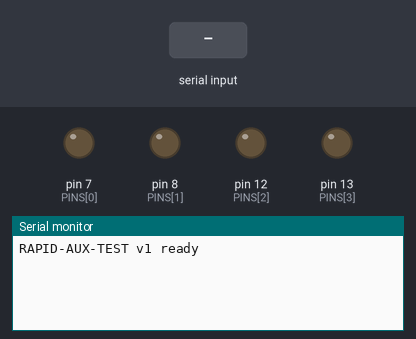
Simulated run of this sketch. Board: Arduino Uno, built with avr-gcc and run on an emulated ATmega328P. Parts: output pins drawn as LEDs (lit = HIGH), the last lines printed to the serial monitor. Inputs (shaded band) come from the test bench.

Above: at 1.2 s.
1.3 s: "*IDN?\n" received over Serial
At 1.8 s:
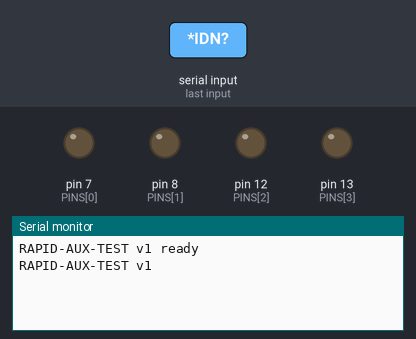
2.8 s: "STAT?\n" received over Serial
At 4.0 s:
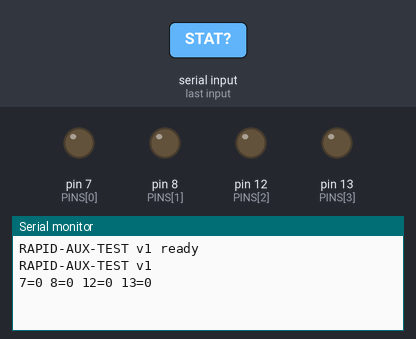
4.3 s: "ALL 0\n" received over Serial
At 5.3 s:
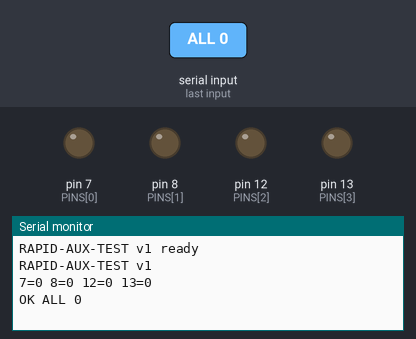

The sketch:

aux_test.ino
```cpp
/*
  RAPID aux output bench test
  ===========================

  Drives D7, D8, D12 and D13 individually so each can be metered against GND.
  Intended for checking that a 5 V AVR board (Uno, Nano, Mega, Metro 328) can
  stand in for the PCI-DAS6030 AUXPORT lines that carry the vacuum controls.

  Boot state
  ----------
  AVR pins come up high-impedance and stay that way until pinMode() runs. On a
  board with the stock bootloader that window is one to two seconds after every
  reset -- and opening the USB serial port asserts DTR, which resets the board.
  So every managed pin is driven LOW here before anything else, and the PORT
  latch is cleared before the driver is enabled so the pin cannot glitch high
  on the way.

  This matters beyond the bench: on the real system a floating line during that
  window is what decides whether a reset drops the sample. Pull-downs (or
  pull-ups, whichever corresponds to "safe" at the vacuum box) belong on the
  wiring, not in the sketch.

  Protocol
  --------
  115200 8N1, newline terminated. Every command answers exactly one line.

    *IDN?           -> RAPID-AUX-TEST v1
    PIN <n> <0|1>   -> OK <n> <0|1>          n in {7, 8, 12, 13}
    ALL 0           -> OK ALL 0              every managed pin low
    STAT?           -> 7=0 8=0 12=0 13=0

  Anything else answers ERR and changes no pin.

  Note that D13 also drives the board's onboard LED, which is useful here: it
  gives visual confirmation alongside the meter reading.
*/

const uint8_t PINS[] = {7, 8, 12, 13};
const uint8_t N_PINS = sizeof(PINS) / sizeof(PINS[0]);

const unsigned long BAUD = 115200;

char line[24];
uint8_t lineLen = 0;

bool isManaged(long pin) {
  for (uint8_t i = 0; i < N_PINS; i++) {
    if ((long)PINS[i] == pin) return true;
  }
  return false;
}

void allLow() {
  for (uint8_t i = 0; i < N_PINS; i++) digitalWrite(PINS[i], LOW);
}

void reportStatus() {
  for (uint8_t i = 0; i < N_PINS; i++) {
    Serial.print(PINS[i]);
    Serial.print('=');
    Serial.print(digitalRead(PINS[i]) ? '1' : '0');
    if (i + 1 < N_PINS) Serial.print(' ');
  }
  Serial.println();
}

void handleLine(char *s) {
  if (strcmp(s, "*IDN?") == 0) {
    Serial.println(F("RAPID-AUX-TEST v1"));
    return;
  }

  if (strcmp(s, "STAT?") == 0) {
    reportStatus();
    return;
  }

  if (strcmp(s, "ALL 0") == 0) {
    allLow();
    Serial.println(F("OK ALL 0"));
    return;
  }

  if (strncmp(s, "PIN ", 4) == 0) {
    char *pinText = s + 4;
    char *space = strchr(pinText, ' ');
    if (space != NULL) {
      *space = '\0';
      long pin = atol(pinText);
      long value = atol(space + 1);
      if (isManaged(pin) && (value == 0 || value == 1)) {
        digitalWrite((uint8_t)pin, value ? HIGH : LOW);
        Serial.print(F("OK "));
        Serial.print(pin);
        Serial.print(' ');
        Serial.println(value);
        return;
      }
    }
  }

  Serial.println(F("ERR"));
}

void setup() {
  for (uint8_t i = 0; i < N_PINS; i++) {
    digitalWrite(PINS[i], LOW);   // clear the latch first,
    pinMode(PINS[i], OUTPUT);     // then enable the driver -- no glitch
  }

  Serial.begin(BAUD);
  while (!Serial) {
    ;                             // needed on Leonardo/Micro, no-op on Uno
  }
  Serial.println(F("RAPID-AUX-TEST v1 ready"));
}

void loop() {
  while (Serial.available() > 0) {
    char c = (char)Serial.read();

    if (c == '\r') continue;

    if (c == '\n') {
      line[lineLen] = '\0';
      if (lineLen > 0) handleLine(line);
      lineLen = 0;
    } else if (lineLen < sizeof(line) - 1) {
      line[lineLen++] = c;
    } else {
      lineLen = 0;                // overlong input, discard the whole line
      Serial.println(F("ERR too long"));
    }
  }
}
```

Measured:
- after the input at 1.3 s, the serial monitor: prints a new line at once (image 1)
- after the input at 2.8 s, the serial monitor: prints a new line at once (image 2)
- after the input at 4.3 s, the serial monitor: prints a new line at once (image 3)
